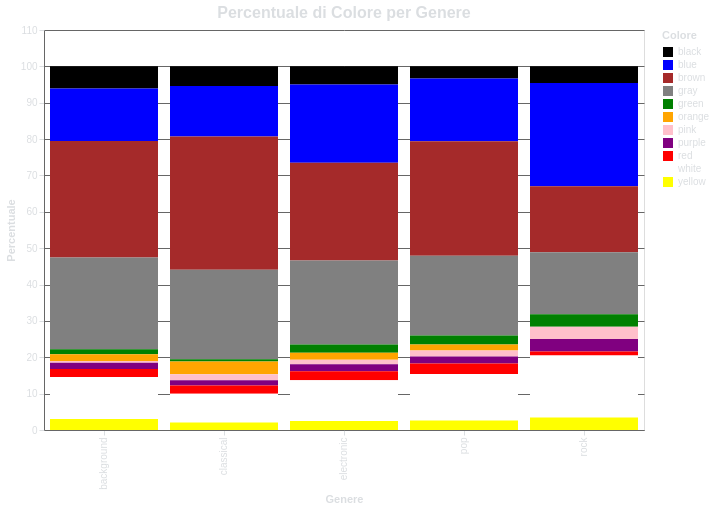

Write the Vega-Lite specification saved for this chart.
### Vega-Lite specification from a JSON file in a GitHub repository (floating-point values rounded to 4 significant figures)
{"$schema": "https://vega.github.io/schema/vega-lite/v5.17.0.json", "config": {"axis": {"domainColor": "#666666", "gridColor": "#666666", "labelColor": "#DBDEE1", "tickColor": "#DBDEE1", "titleColor": "#DBDEE1"}, "background": "transparent", "legend": {"labelColor": "#DBDEE1", "titleColor": "#DBDEE1"}, "title": {"color": "#DBDEE1", "fontSize": 16}}, "data": {"name": "data-2c9a8c572321450566e79bd567369e9f"}, "datasets": {"data-2c9a8c572321450566e79bd567369e9f": [{"Colore": "black", "Genere": "background", "Percentuale": 6.102}, {"Colore": "black", "Genere": "classical", "Percentuale": 5.383}, {"Colore": "black", "Genere": "electronic", "Percentuale": 4.956}, {"Colore": "black", "Genere": "pop", "Percentuale": 3.349}, {"Colore": "black", "Genere": "rock", "Percentuale": 4.545}, {"Colore": "blue", "Genere": "background", "Percentuale": 14.41}, {"Colore": "blue", "Genere": "classical", "Percentuale": 13.87}, {"Colore": "blue", "Genere": "electronic", "Percentuale": 21.54}, {"Colore": "blue", "Genere": "pop", "Percentuale": 17.28}, {"Colore": "blue", "Genere": "rock", "Percentuale": 28.41}, {"Colore": "brown", "Genere": "background", "Percentuale": 32.03}, {"Colore": "brown", "Genere": "classical", "Percentuale": 36.65}, {"Colore": "brown", "Genere": "electronic", "Percentuale": 26.89}, {"Colore": "brown", "Genere": "pop", "Percentuale": 31.47}, {"Colore": "brown", "Genere": "rock", "Percentuale": 18.18}, {"Colore": "gray", "Genere": "background", "Percentuale": 25.25}, {"Colore": "gray", "Genere": "classical", "Percentuale": 24.64}, {"Colore": "gray", "Genere": "electronic", "Percentuale": 23.11}, {"Colore": "gray", "Genere": "pop", "Percentuale": 21.9}, {"Colore": "gray", "Genere": "rock", "Percentuale": 17.05}, {"Colore": "green", "Genere": "background", "Percentuale": 1.356}, {"Colore": "green", "Genere": "classical", "Percentuale": 0.6211}, {"Colore": "green", "Genere": "electronic", "Percentuale": 2.237}, {"Colore": "green", "Genere": "pop", "Percentuale": 2.468}, {"Colore": "green", "Genere": "rock", "Percentuale": 3.409}, {"Colore": "orange", "Genere": "background", "Percentuale": 1.864}, {"Colore": "orange", "Genere": "classical", "Percentuale": 3.52}, {"Colore": "orange", "Genere": "electronic", "Percentuale": 1.974}, {"Colore": "orange", "Genere": "pop", "Percentuale": 1.675}, {"Colore": "orange", "Genere": "rock", "Percentuale": 0.0}, {"Colore": "pink", "Genere": "background", "Percentuale": 0.5085}, {"Colore": "pink", "Genere": "classical", "Percentuale": 1.656}, {"Colore": "pink", "Genere": "electronic", "Percentuale": 1.184}, {"Colore": "pink", "Genere": "pop", "Percentuale": 1.675}, {"Colore": "pink", "Genere": "rock", "Percentuale": 3.409}, {"Colore": "purple", "Genere": "background", "Percentuale": 1.695}, {"Colore": "purple", "Genere": "classical", "Percentuale": 1.449}, {"Colore": "purple", "Genere": "electronic", "Percentuale": 1.974}, {"Colore": "purple", "Genere": "pop", "Percentuale": 1.895}, {"Colore": "purple", "Genere": "rock", "Percentuale": 3.409}, {"Colore": "red", "Genere": "background", "Percentuale": 2.203}, {"Colore": "red", "Genere": "classical", "Percentuale": 2.277}, {"Colore": "red", "Genere": "electronic", "Percentuale": 2.456}, {"Colore": "red", "Genere": "pop", "Percentuale": 2.865}, {"Colore": "red", "Genere": "rock", "Percentuale": 1.136}, {"Colore": "white", "Genere": "background", "Percentuale": 11.53}, {"Colore": "white", "Genere": "classical", "Percentuale": 7.867}, {"Colore": "white", "Genere": "electronic", "Percentuale": 11.23}, {"Colore": "white", "Genere": "pop", "Percentuale": 12.78}, {"Colore": "white", "Genere": "rock", "Percentuale": 17.05}, {"Colore": "yellow", "Genere": "background", "Percentuale": 3.051}, {"Colore": "yellow", "Genere": "classical", "Percentuale": 2.07}, {"Colore": "yellow", "Genere": "electronic", "Percentuale": 2.456}, {"Colore": "yellow", "Genere": "pop", "Percentuale": 2.644}, {"Colore": "yellow", "Genere": "rock", "Percentuale": 3.409}]}, "encoding": {"color": {"field": "Colore", "scale": {"domain": ["black", "blue", "brown", "gray", "green", "orange", "pink", "purple", "red", "white", "yellow"], "range": ["black", "blue", "brown", "gray", "green", "orange", "pink", "purple", "red", "white", "yellow"]}, "type": "nominal"}, "tooltip": [{"field": "Genere", "type": "nominal"}, {"field": "Colore", "type": "nominal"}, {"field": "Percentuale", "format": ".2f", "type": "quantitative"}], "x": {"field": "Genere", "title": "Genere", "type": "nominal"}, "y": {"field": "Percentuale", "title": "Percentuale", "type": "quantitative"}}, "height": 400, "mark": {"type": "bar"}, "title": "Percentuale di Colore per Genere", "width": 600}
